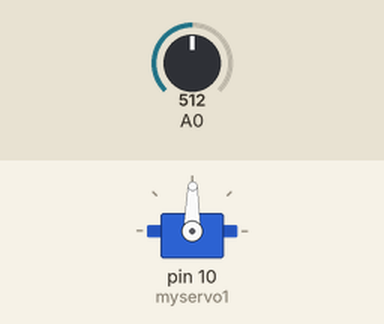
This sketch was run on a simulated Arduino Uno, built with avr-gcc and run on an emulated ATmega328P. Parts: servo. Inputs (shaded band) come from the test bench; at power-on: A0 = 512.

Above: at 1.2 s.
1.3 s: A0 set to 716
At 2.3 s:
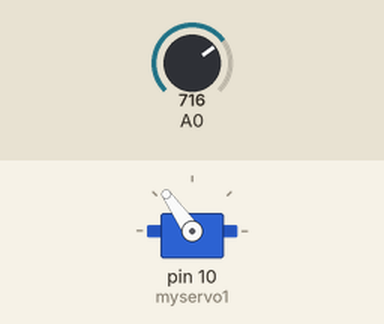
2.8 s: A0 set to 900
At 3.4 s:
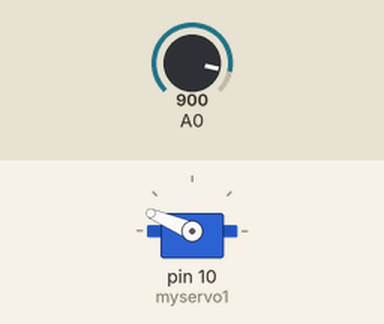
4.3 s: A0 set to 1023
At 5.5 s:
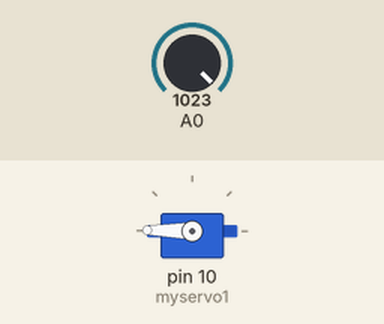
5.8 s: A0 set to 306
At 6.9 s:
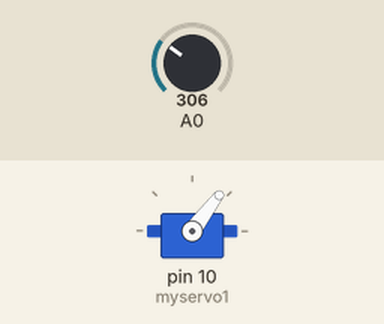
7.3 s: A0 set to 122
At 8.0 s:
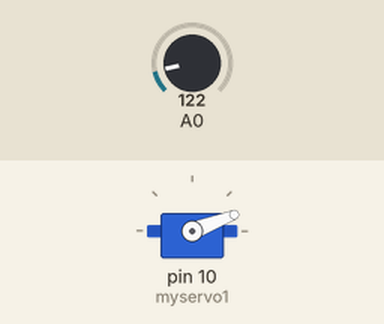
8.8 s: A0 set to 511
At 9.2 s:
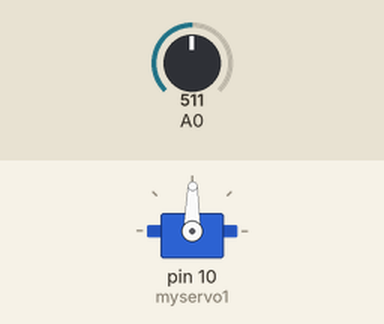
Timing chart, 0 to 11.3 s (numbered marks = the images above; inputs shaded):
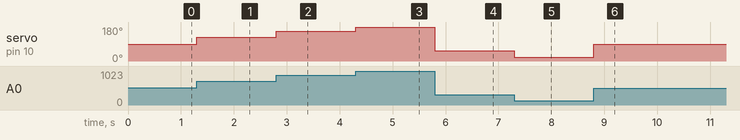

The sketch:

donan_msal_interrupt.ino
```cpp
#include <Servo.h>

Servo myservo1;

int pot = 0;

void setup() {

  Serial.begin(9600);


  myservo1.attach(10);

}

void loop() {

  int pot = analogRead(A0);
  pot = map(pot, 0, 1023, 0, 179);
  myservo1.write(pot);


}
```

Measured:
- after the input at 1.3 s, servo on pin 10 (myservo1): 89° → 125° at once
- after the input at 2.8 s, servo on pin 10 (myservo1): 125° → 157° at once
- after the input at 4.3 s, servo on pin 10 (myservo1): 157° → 179° at once
- after the input at 5.8 s, servo on pin 10 (myservo1): 179° → 53° at once
- after the input at 7.3 s, servo on pin 10 (myservo1): 53° → 21° at once
- after the input at 8.8 s, servo on pin 10 (myservo1): 21° → 89° at once
